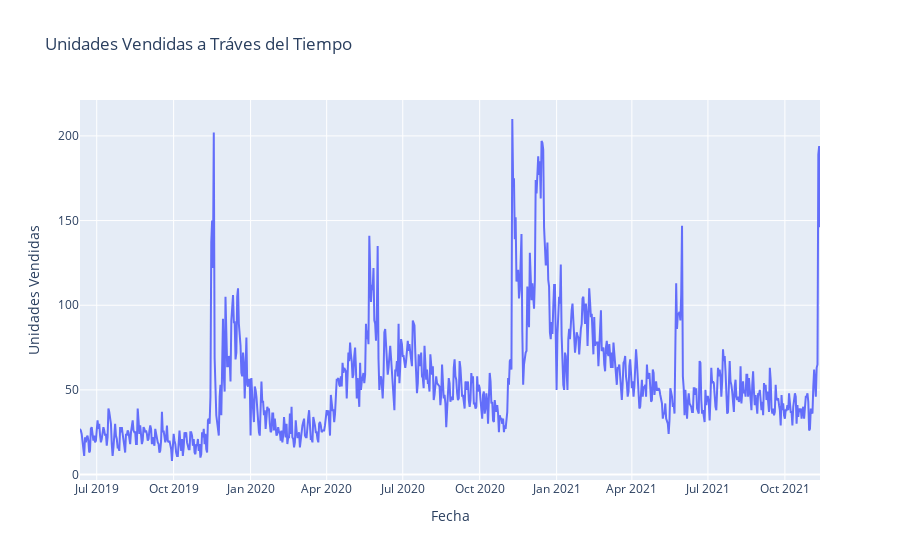

Notebook code cell kept with this figure:
### Markdown cell above
#### Eliminando ese dato no hay más datos faltantes o anomalos en la serie de tiempo y hay solo 1 dato por día

### Code cell
fig = px.line(x=df_categ1.index, y=df_categ1.UNITS_SOLD, title='Unidades Vendidas a Tráves del Tiempo')
fig.update_layout(
                   xaxis_title='Fecha',
                   yaxis_title='Unidades Vendidas')
fig.show()

### Figure 1 — Plotly figure (JSON) as saved in the notebook; plotly's stock layout.template omitted (floating-point values rounded to 4 significant figures; data arrays with more than 128 entries replaced by an {"elided": "..."} marker saying what was removed)
{"data": [{"hovertemplate": "x=%{x}<br>y=%{y}<extra></extra>", "legendgroup": "", "line": {"color": "#636efa", "dash": "solid"}, "marker": {"symbol": "circle"}, "mode": "lines", "name": "", "orientation": "v", "showlegend": false, "type": "scatter", "x": {"elided": "886 str values"}, "xaxis": "x", "y": {"elided": "886 int values"}, "yaxis": "y"}], "layout": {"legend": {"tracegroupgap": 0}, "title": {"text": "Unidades Vendidas a Tráves del Tiempo"}, "xaxis": {"anchor": "y", "domain": [0, 1], "title": {"text": "Fecha"}}, "yaxis": {"anchor": "x", "domain": [0, 1], "title": {"text": "Unidades Vendidas"}}}}
